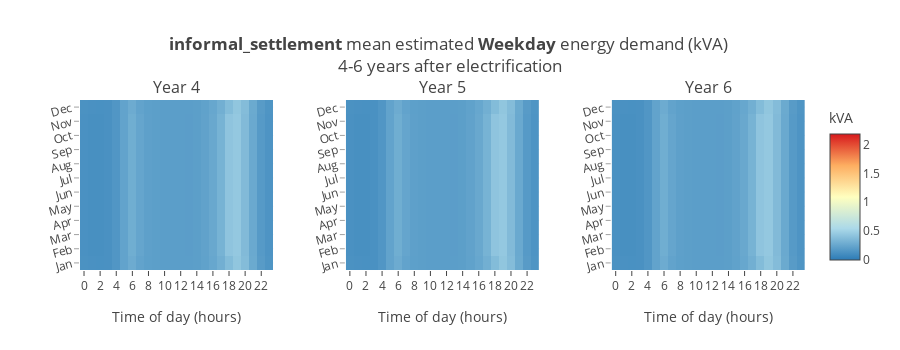

The notebook cell saved with this chart:
### Code cell
exc.plotExpHourlyProfiles('informal_settlement', 'Weekday', yearstart=4, yearend=6)

### Figure 1 — Plotly figure (JSON) as saved in the notebook; plotly's stock layout.template omitted (floating-point values rounded to 4 significant figures; data arrays with more than 128 entries replaced by an {"elided": "..."} marker saying what was removed)
{"data": [{"colorbar": {"len": 1, "title": "kVA", "yanchor": "middle"}, "colorscale": [[0, "rgb(215,25,28)"], [0.25, "rgb(253,174,97)"], [0.5, "rgb(255,255,191)"], [0.75, "rgb(171,217,233)"], [1, "rgb(44,123,182)"]], "hoverinfo": "text", "reversescale": true, "showscale": true, "text": {"elided": "12x24 str values"}, "type": "heatmap", "x": {"elided": "288 int values"}, "xaxis": "x1", "y": {"elided": "288 int values"}, "yaxis": "y1", "z": {"elided": "288 float values"}, "zmax": 2.18, "zmin": 0}, {"colorbar": {"len": 1, "title": "kVA", "yanchor": "middle"}, "colorscale": [[0, "rgb(215,25,28)"], [0.25, "rgb(253,174,97)"], [0.5, "rgb(255,255,191)"], [0.75, "rgb(171,217,233)"], [1, "rgb(44,123,182)"]], "hoverinfo": "text", "reversescale": true, "showscale": false, "text": {"elided": "12x24 str values"}, "type": "heatmap", "x": {"elided": "288 int values"}, "xaxis": "x2", "y": {"elided": "288 int values"}, "yaxis": "y2", "z": {"elided": "288 float values"}, "zmax": 2.18, "zmin": 0}, {"colorbar": {"len": 1, "title": "kVA", "yanchor": "middle"}, "colorscale": [[0, "rgb(215,25,28)"], [0.25, "rgb(253,174,97)"], [0.5, "rgb(255,255,191)"], [0.75, "rgb(171,217,233)"], [1, "rgb(44,123,182)"]], "hoverinfo": "text", "reversescale": true, "showscale": false, "text": {"elided": "12x24 str values"}, "type": "heatmap", "x": {"elided": "288 int values"}, "xaxis": "x3", "y": {"elided": "288 int values"}, "yaxis": "y3", "z": {"elided": "288 float values"}, "zmax": 2.18, "zmin": 0}], "layout": {"annotations": [{"font": {"size": 16}, "showarrow": false, "text": "Year 4", "x": 0.1333, "xanchor": "center", "xref": "paper", "y": 1, "yanchor": "bottom", "yref": "paper"}, {"font": {"size": 16}, "showarrow": false, "text": "Year 5", "x": 0.5, "xanchor": "center", "xref": "paper", "y": 1, "yanchor": "bottom", "yref": "paper"}, {"font": {"size": 16}, "showarrow": false, "text": "Year 6", "x": 0.8667, "xanchor": "center", "xref": "paper", "y": 1, "yanchor": "bottom", "yref": "paper"}], "height": 350, "showlegend": false, "title": "<b>informal_settlement</b> mean estimated <b>Weekday</b> energy demand (kVA) <br />4-6 years after electrification", "xaxis1": {"anchor": "y1", "domain": [0, 0.2667], "tickvals": [0, 2, 4, 6, 8, 10, 12, 14, 16, 18, 20, 22], "title": "Time of day (hours)"}, "xaxis2": {"anchor": "y2", "domain": [0.3667, 0.6333], "tickvals": [0, 2, 4, 6, 8, 10, 12, 14, 16, 18, 20, 22], "title": "Time of day (hours)"}, "xaxis3": {"anchor": "y3", "domain": [0.7333, 1], "tickvals": [0, 2, 4, 6, 8, 10, 12, 14, 16, 18, 20, 22], "title": "Time of day (hours)"}, "yaxis1": {"anchor": "x1", "domain": [0, 1], "tickangle": -15, "ticktext": ["Jan", "Feb", "Mar", "Apr", "May", "Jun", "Jul", "Aug", "Sep", "Oct", "Nov", "Dec"], "tickvals": [1, 2, 3, 4, 5, 6, 7, 8, 9, 10, 11, 12], "tickwidth": 0.5, "type": "category"}, "yaxis2": {"anchor": "x2", "domain": [0, 1], "tickangle": -15, "ticktext": ["Jan", "Feb", "Mar", "Apr", "May", "Jun", "Jul", "Aug", "Sep", "Oct", "Nov", "Dec"], "tickvals": [1, 2, 3, 4, 5, 6, 7, 8, 9, 10, 11, 12], "tickwidth": 0.5, "type": "category"}, "yaxis3": {"anchor": "x3", "domain": [0, 1], "tickangle": -15, "ticktext": ["Jan", "Feb", "Mar", "Apr", "May", "Jun", "Jul", "Aug", "Sep", "Oct", "Nov", "Dec"], "tickvals": [1, 2, 3, 4, 5, 6, 7, 8, 9, 10, 11, 12], "tickwidth": 0.5, "type": "category"}}}
